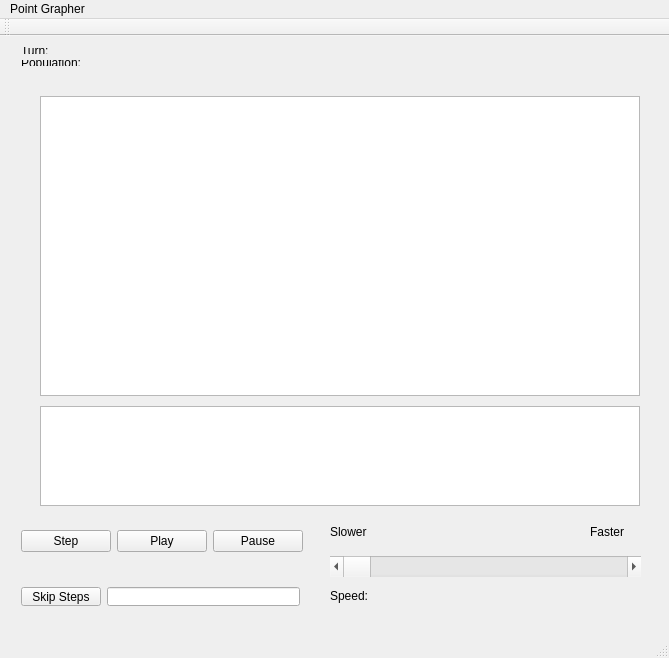
<?xml version="1.0" encoding="UTF-8"?>
<ui version="4.0">
 <class>PlotWindow</class>
 <widget class="QMainWindow" name="PlotWindow">
  <property name="geometry">
   <rect>
    <x>0</x>
    <y>0</y>
    <width>669</width>
    <height>658</height>
   </rect>
  </property>
  <property name="windowTitle">
   <string>PlotWindow</string>
  </property>
  <widget class="QWidget" name="centralWidget">
   <widget class="QGraphicsView" name="plotGraphicsView">
    <property name="geometry">
     <rect>
      <x>40</x>
      <y>60</y>
      <width>600</width>
      <height>300</height>
     </rect>
    </property>
   </widget>
   <widget class="QWidget" name="layoutWidget">
    <property name="geometry">
     <rect>
      <x>10</x>
      <y>480</y>
      <width>304</width>
      <height>51</height>
     </rect>
    </property>
    <layout class="QHBoxLayout" name="horizontalLayout_2">
     <item>
      <widget class="QPushButton" name="stepButton">
       <property name="text">
        <string>Step</string>
       </property>
      </widget>
     </item>
     <item>
      <widget class="QPushButton" name="playButton">
       <property name="text">
        <string>Play</string>
       </property>
      </widget>
     </item>
     <item>
      <widget class="QPushButton" name="pauseButton">
       <property name="text">
        <string>Pause</string>
       </property>
      </widget>
     </item>
    </layout>
   </widget>
   <widget class="QWidget" name="layoutWidget">
    <property name="geometry">
     <rect>
      <x>10</x>
      <y>0</y>
      <width>141</width>
      <height>41</height>
     </rect>
    </property>
    <layout class="QVBoxLayout" name="verticalLayout">
     <item>
      <widget class="QLabel" name="TurnCounter">
       <property name="text">
        <string>Turn:</string>
       </property>
      </widget>
     </item>
     <item>
      <widget class="QLabel" name="PopulationCounter">
       <property name="text">
        <string>Population:</string>
       </property>
      </widget>
     </item>
    </layout>
   </widget>
   <widget class="QScrollBar" name="SpeedScrollBar">
    <property name="geometry">
     <rect>
      <x>330</x>
      <y>520</y>
      <width>311</width>
      <height>21</height>
     </rect>
    </property>
    <property name="orientation">
     <enum>Qt::Horizontal</enum>
    </property>
   </widget>
   <widget class="QLabel" name="FasterLabel">
    <property name="geometry">
     <rect>
      <x>590</x>
      <y>480</y>
      <width>51</width>
      <height>31</height>
     </rect>
    </property>
    <property name="text">
     <string>Faster</string>
    </property>
   </widget>
   <widget class="QLabel" name="SlowerLabel">
    <property name="geometry">
     <rect>
      <x>330</x>
      <y>480</y>
      <width>51</width>
      <height>31</height>
     </rect>
    </property>
    <property name="text">
     <string>Slower</string>
    </property>
   </widget>
   <widget class="QLabel" name="SpeedLabel">
    <property name="geometry">
     <rect>
      <x>330</x>
      <y>550</y>
      <width>91</width>
      <height>19</height>
     </rect>
    </property>
    <property name="text">
     <string>Speed:</string>
    </property>
   </widget>
   <widget class="QGraphicsView" name="GraphView">
    <property name="geometry">
     <rect>
      <x>40</x>
      <y>370</y>
      <width>600</width>
      <height>100</height>
     </rect>
    </property>
   </widget>
   <widget class="QWidget" name="horizontalLayoutWidget">
    <property name="geometry">
     <rect>
      <x>10</x>
      <y>540</y>
      <width>301</width>
      <height>41</height>
     </rect>
    </property>
    <layout class="QHBoxLayout" name="horizontalLayout">
     <item>
      <widget class="QPushButton" name="skipButton">
       <property name="text">
        <string>Skip Steps</string>
       </property>
      </widget>
     </item>
     <item>
      <widget class="QLineEdit" name="skipNumber"/>
     </item>
    </layout>
   </widget>
  </widget>
  <widget class="QMenuBar" name="menuBar">
   <property name="geometry">
    <rect>
     <x>0</x>
     <y>0</y>
     <width>669</width>
     <height>26</height>
    </rect>
   </property>
   <widget class="QMenu" name="menuPoint_Grapher">
    <property name="title">
     <string>Point Grapher</string>
    </property>
   </widget>
   <addaction name="menuPoint_Grapher"/>
  </widget>
  <widget class="QToolBar" name="mainToolBar">
   <attribute name="toolBarArea">
    <enum>TopToolBarArea</enum>
   </attribute>
   <attribute name="toolBarBreak">
    <bool>false</bool>
   </attribute>
  </widget>
  <widget class="QStatusBar" name="statusBar"/>
 </widget>
 <layoutdefault spacing="6" margin="11"/>
 <resources/>
 <connections/>
</ui>
